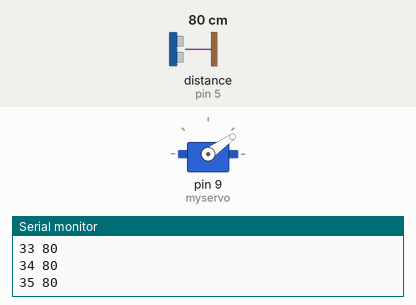
Simulated run of this sketch. Board: Arduino Uno, built with avr-gcc and run on an emulated ATmega328P. Shown: servo, the last lines printed to the serial monitor. The inputs (shaded band) are chosen by the test bench; at power-on: distance to the obstacle (sensor on pin 5) 80 cm. The echo pulse lasts 58.3 µs per cm.

Above: at 1.2 s.
1.3 s: distance to the obstacle (sensor on pin 5) set to 250 cm
At 2.0 s:
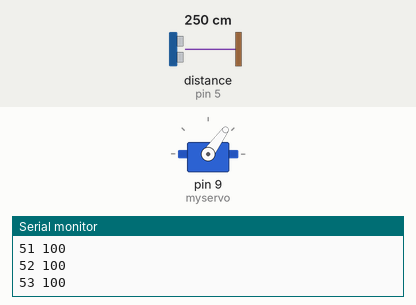
4.3 s: distance to the obstacle (sensor on pin 5) set to 35 cm
At 5.08 s:
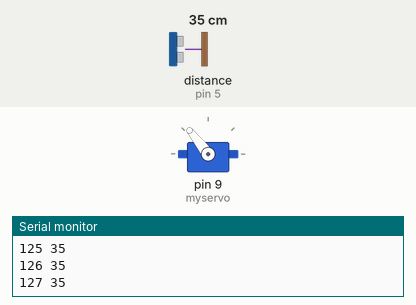
Timing chart, 0 to 13.3 s (numbered marks = the images above; inputs shaded):
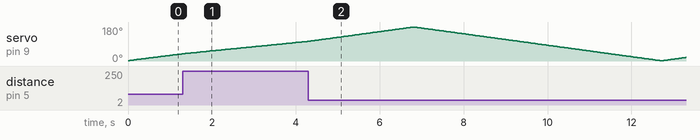

The sketch:

ASDFGH.ino
```cpp
#include <Ultrasonic.h>

#include <Servo.h>
Servo myservo;

Ultrasonic sensor(6,5); // (Trig PIN,Echo PIN)
int pos = 1;
long cm=0;

int st=0;

void setup()
{
Serial.begin(9600);
myservo.attach(9);
}

void loop()
{

if (pos == 1)
st = 0;

if (pos == 180)
st = 1;

if (st==0)
pos = pos+1;

if (st==1)
pos = pos-1;

myservo.write(pos);

data();

Serial.print(pos); Serial.print( " "); Serial.println(cm);
delay(30);

}

void data()
{

cm = sensor.Ranging(CM);
if (cm>100)
{
cm = 100;
}
}
```
